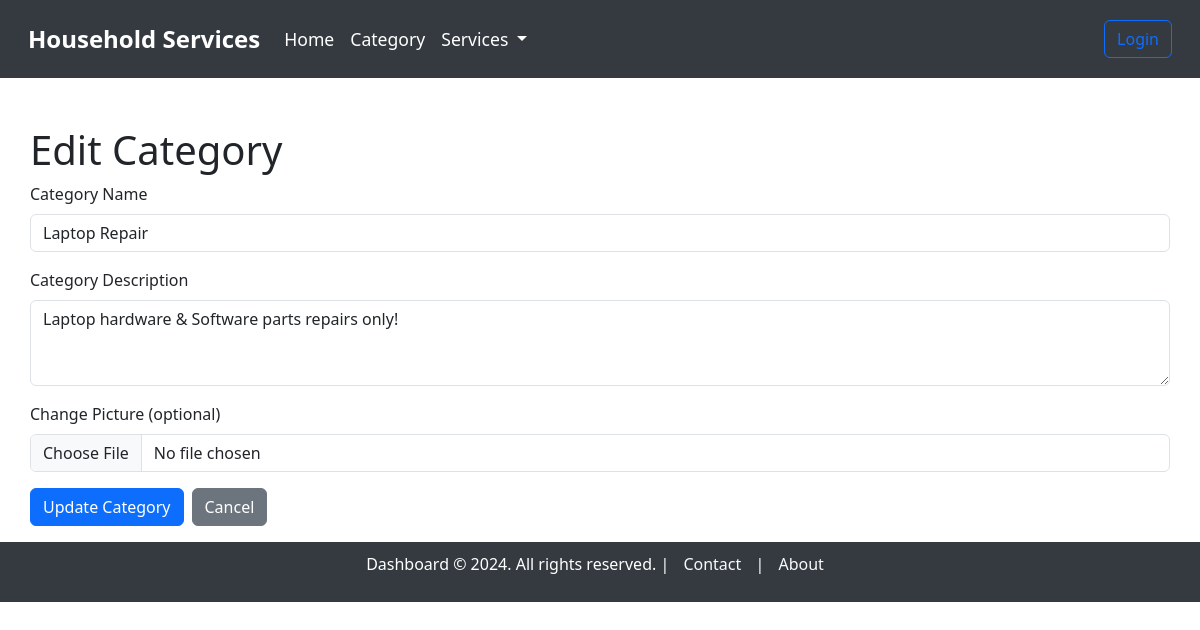
/edit_category/1, run on the app's committed database.
### model.py (models this page shows, shortened)
class Category(db.Model):
    __tablename__ = "category"
    category_id = db.Column(db.Integer, autoincrement=True, primary_key=True)
    category_name = db.Column(db.String, unique=True, nullable=False)
    category_description = db.Column(db.String, nullable=False)
    picture = db.Column(db.String)  # Path to the uploaded picture

### main.py (the view, shortened to what this page needs)
@app.route('/edit_category/<int:category_id>', methods=['GET', 'POST'])
def edit_category(category_id):
    existing_category = Category.query.get_or_404(category_id)
    return render_template('category/edit_category.html', category=existing_category)

### templates/category/edit_category.html (shortened to what this page needs)
{% extends 'base_dashboard.html' %}
{% block content %}
<div class="container mt-5">
    <h1>Edit Category</h1>
    <form action="{{ url_for('edit_category', category_id=category.category_id) }}" method="POST" enctype="multipart/form-data">
        <div class="mb-3">
            <label for="category_name" class="form-label">Category Name</label>
            <input type="text" class="form-control" id="category_name" name="category_name" value="{{ category.category_name }}" required>
        </div>
        <div class="mb-3">
            <label for="category_description" class="form-label">Category Description</label>
            <textarea class="form-control" id="category_description" name="category_description" rows="3" required>{{ category.category_description }}</textarea>
        </div>
        <div class="mb-3">
            <label for="picture" class="form-label">Change Picture (optional)</label>
            <input type="file" class="form-control" id="picture" name="picture" accept="image/*">
        </div>
        <div class="mb-3 d-flex gap-2">
            <button type="submit" class="btn btn-primary">Update Category</button>
            <a href="{{ url_for('category_dashboard') }}" class="btn btn-secondary">Cancel</a>
        </div>
    </form>
</div>
{% endblock %}

### templates/base_dashboard.html (style rules this page uses)
body { overflow-x: hidden; }
.container { max-width: 100%; padding: 0 15px; }

### data on the page
Category: category_name "Laptop Repair", category_description "Laptop hardware & Software parts repairs only!"
